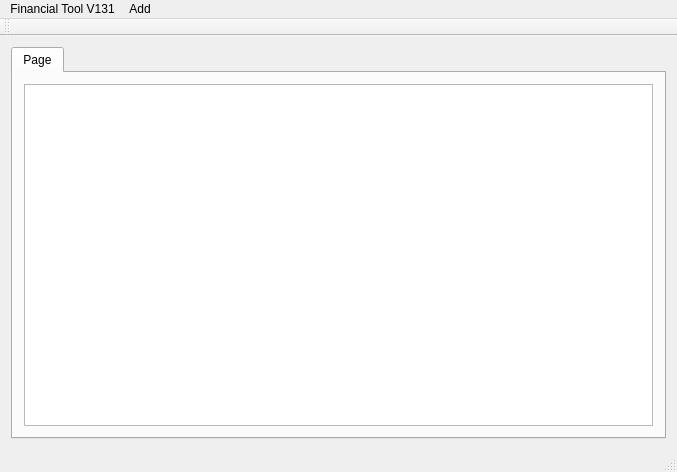
<?xml version="1.0" encoding="UTF-8"?>
<ui version="4.0">
 <class>FinTool</class>
 <widget class="QMainWindow" name="FinTool">
  <property name="geometry">
   <rect>
    <x>0</x>
    <y>0</y>
    <width>677</width>
    <height>472</height>
   </rect>
  </property>
  <property name="windowTitle">
   <string>FinTool</string>
  </property>
  <widget class="QWidget" name="centralWidget">
   <layout class="QGridLayout" name="gridLayout">
    <item row="0" column="0">
     <widget class="QTabWidget" name="tabWidget">
      <property name="currentIndex">
       <number>0</number>
      </property>
      <widget class="QWidget" name="tab">
       <attribute name="title">
        <string>Page</string>
       </attribute>
       <layout class="QGridLayout" name="gridLayout_2">
        <item row="0" column="0">
         <widget class="QTableWidget" name="tableWidget"/>
        </item>
       </layout>
      </widget>
     </widget>
    </item>
   </layout>
  </widget>
  <widget class="QMenuBar" name="menuBar">
   <property name="geometry">
    <rect>
     <x>0</x>
     <y>0</y>
     <width>677</width>
     <height>21</height>
    </rect>
   </property>
   <widget class="QMenu" name="menuFinancial_Tool_V131">
    <property name="title">
     <string>Financial Tool V131</string>
    </property>
   </widget>
   <widget class="QMenu" name="menuAdd">
    <property name="title">
     <string>Add</string>
    </property>
    <addaction name="add_transaction"/>
   </widget>
   <addaction name="menuFinancial_Tool_V131"/>
   <addaction name="menuAdd"/>
  </widget>
  <widget class="QToolBar" name="mainToolBar">
   <attribute name="toolBarArea">
    <enum>TopToolBarArea</enum>
   </attribute>
   <attribute name="toolBarBreak">
    <bool>false</bool>
   </attribute>
  </widget>
  <widget class="QStatusBar" name="statusBar"/>
  <action name="add_transaction">
   <property name="text">
    <string>Transaction</string>
   </property>
  </action>
 </widget>
 <layoutdefault spacing="6" margin="11"/>
 <resources/>
 <connections/>
</ui>
